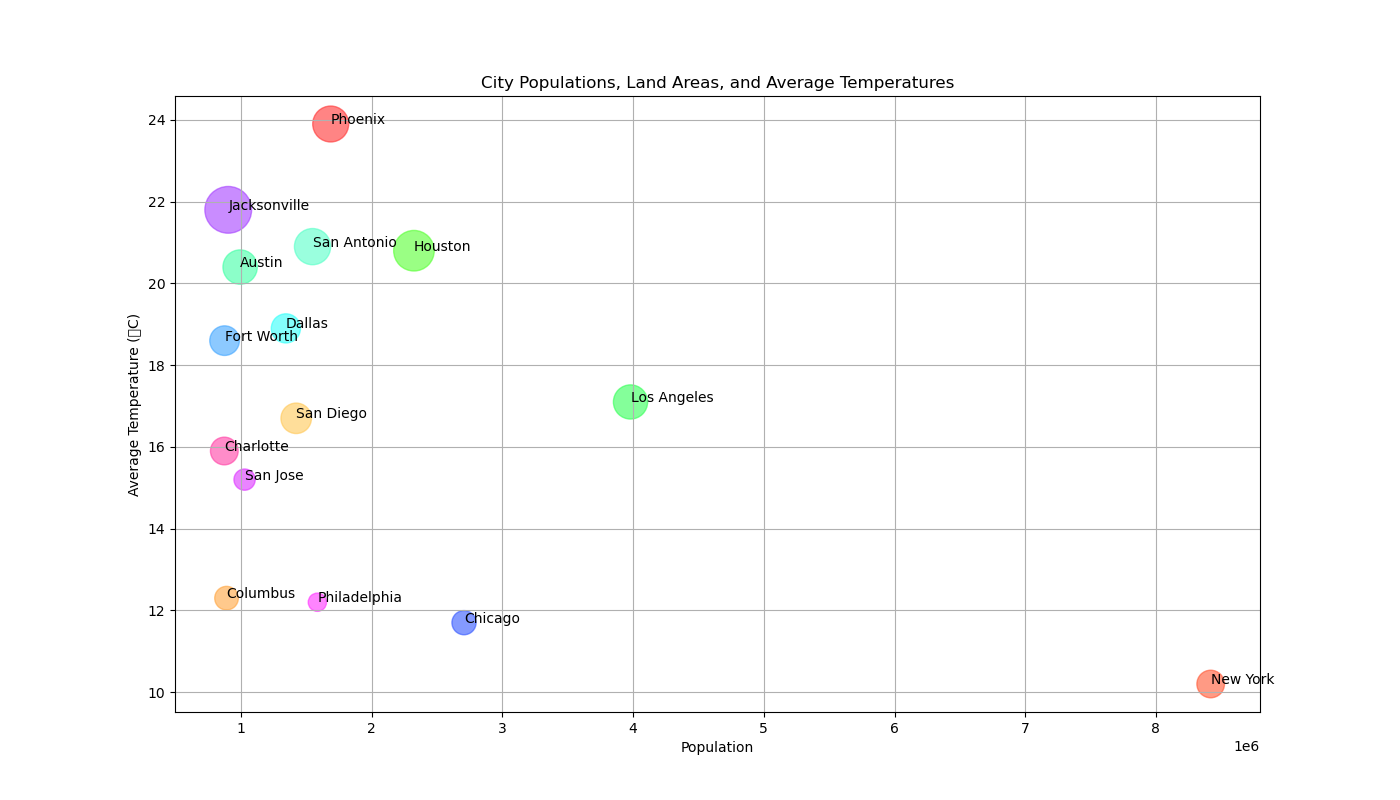

Source code (Python):

import matplotlib.pyplot as plt

# Define data
cities = [
    "New York", "Los Angeles", "Chicago", "Houston", "Phoenix", "Philadelphia",
    "San Antonio", "San Diego", "Dallas", "San Jose", "Austin", "Jacksonville",
    "Fort Worth", "Columbus", "Charlotte"
]

population = [
    8419000, 3980000, 2706000, 2323000, 1686000, 1584000, 1547000, 1422000,
    1343000, 1027000, 993000, 902000, 874000, 889000, 872000
]

area = [
    789, 1214, 606, 1707, 1340, 347, 1360, 964, 882, 469, 1226, 2265, 909, 579, 796
]

average_temperature = [
    10.2, 17.1, 11.7, 20.8, 23.9, 12.2, 20.9, 16.7, 18.9, 15.2, 20.4, 21.8, 18.6, 12.3, 15.9
]

# Create a figure with specified width and height
fig, ax = plt.subplots(figsize=(14, 8))

# Bubble sizes as a fraction of area (adjust the scaling as needed)
sizes = [area[i] / 2 for i in range(len(area))]

# Scatter plot (using population as weight for bubble size)
scatter = ax.scatter(
    population, average_temperature, s=sizes, alpha=0.6,
    color=['#FF5733', '#33FF57', '#3357FF', '#57FF33', '#FF3333',
           '#FF33FF', '#57FFC8', '#FFC857', '#33FFFA', '#DD33FF',
           '#3FFFA5', '#A53FFF', '#3FA5FF', '#FFA53F', '#FF3FA5']
)

# Customize the appearance
ax.set_title('City Populations, Land Areas, and Average Temperatures')
ax.set_xlabel('Population')
ax.set_ylabel('Average Temperature (°C)')
ax.grid(True)

# Adding the names of the cities to the bubbles
for i, txt in enumerate(cities):
    ax.annotate(txt, (population[i], average_temperature[i]))

plt.show()
